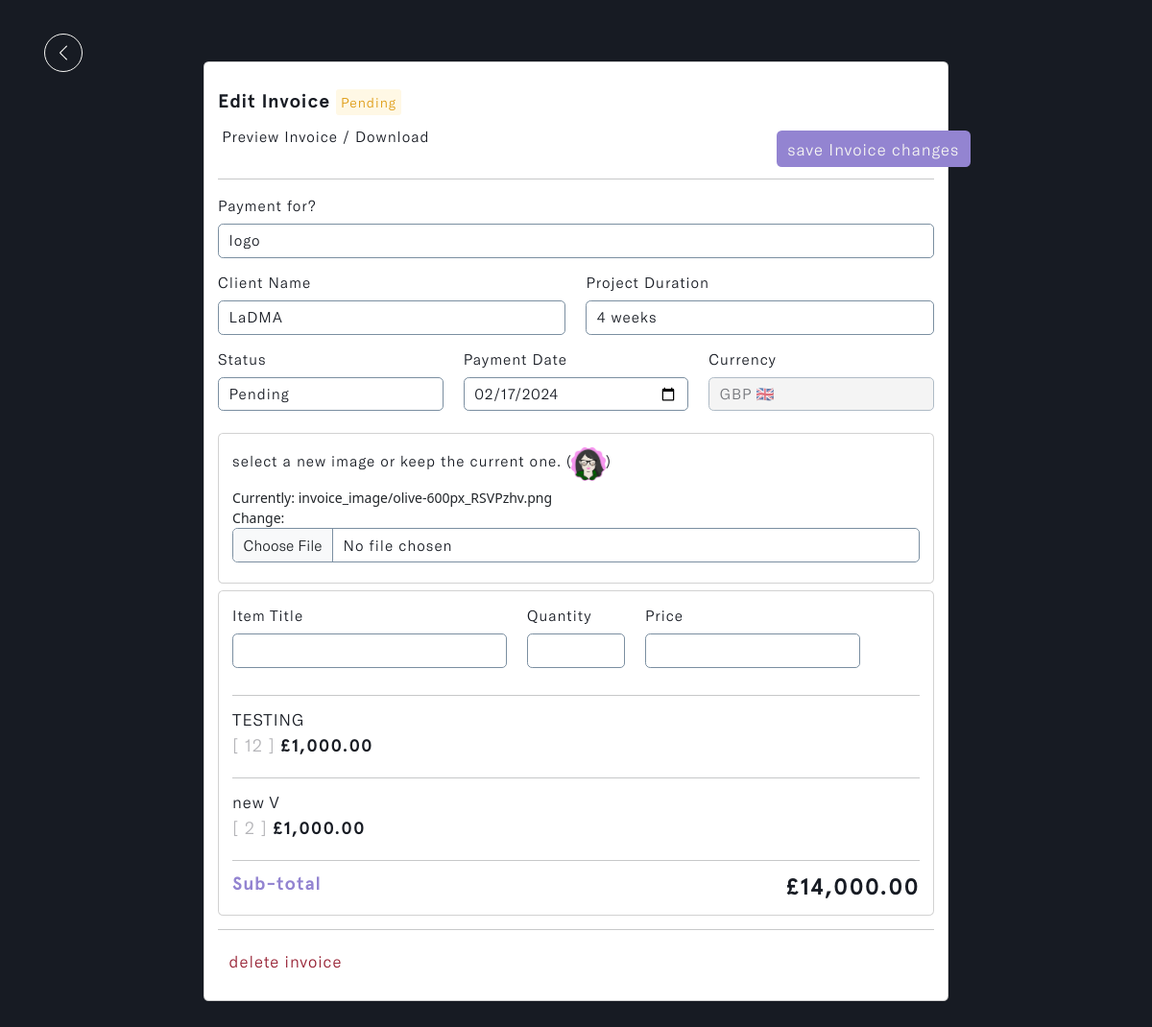
Page /invoice/002c9887-1dfb-43be-8444-96a208fc69e9 (signed in) on the committed database.
### invoice/models.py (models this page shows, shortened)
class Invoice(models.Model):
    STATUS = (
        ('Pending', 'Pending'),
        ('Paid', 'Paid')
    )
    CURRENCY = (
        ('USD 🇺🇸', 'USD 🇺🇸'),
        ('GHS 🇬🇭', 'GHS 🇬🇭'),
        ('GBP 🇬🇧', 'GBP 🇬🇧'),
        ('EUR 🇪🇺', 'EUR 🇪🇺'),
        ('NGN 🇳🇬', 'NGN 🇳🇬'),
    )
    account_owner = models.ForeignKey(Profile, on_delete=models.CASCADE)
    project_name = models.CharField(max_length=255)
    project_duration = models.CharField(max_length=50)
    client_name = models.ForeignKey(Client, on_delete=models.CASCADE, to_field='name', related_name='invoice',
                                    help_text='Select a client for this entry.')
    invoice_status = models.CharField(max_length=200, choices=STATUS)
    payment_date = models.DateField(max_length=200, null=True)
    currency = models.CharField(max_length=200, choices=CURRENCY)
    invoice_image = models.ImageField(null=True, blank=True, upload_to='invoice_image/', default='invoice.png')
    client_note = models.TextField(max_length=100000, null=True, blank=True)
    total = models.IntegerField(default=0, null=True, blank=True)
    updated_time_stamp = models.DateTimeField(auto_now=True)
    created_time_stamp = models.DateTimeField(auto_now_add=True)
    id = models.UUIDField(default=uuid.uuid4, primary_key=True, unique=True, editable=False)
    @property
    def invoiceImageURL(self):
        try:
            url = self.invoice_image.url
        except:
            url = ''
        return url
    class Meta:
        ordering = ['-updated_time_stamp']

class Item(models.Model):
    account_owner = models.ForeignKey(Profile, on_delete=models.CASCADE, null=True)
    invoice = models.ForeignKey(Invoice, on_delete=models.CASCADE, null=True, related_name='items')
    title = models.CharField(max_length=255, null=True, blank=True)
    quantity = models.IntegerField(default=0, null=True, blank=True)
    price = models.IntegerField(default=0, null=True, blank=True)
    total = models.IntegerField(default=0, null=True, blank=True)
    updated_time_stamp = models.DateTimeField(auto_now=True)
    id = models.UUIDField(default=uuid.uuid4, primary_key=True, unique=True, editable=False)
    class Meta:
        ordering = ['-updated_time_stamp']

### invoice/views.py (the view, shortened to what this page needs)
# urls.py: path('invoice/<str:pk>', views.edit_invoice, name='invoice-details'),
@login_required(login_url='login')
def edit_invoice(request, pk):
    profile = request.user.profile
    invoice = profile.invoice_set.get(id=pk)
    display_items = invoice.items.all()
    items_total = invoice.items.aggregate(total=Sum('total'))['total']
    form = InvoiceCreationForm(request.user, instance=invoice)
    context = {
        'form': form,
        'invoice': invoice,
        'display_items': display_items,
        'items_total': items_total,
    }
    return render(request, 'invoice/invoice-details.html', context)

### invoice/forms.py
class InvoiceCreationForm(ModelForm):
    payment_date = forms.DateField(widget=DateInput)
    class Meta:
        model = Invoice
        fields = ['project_name', 'project_duration', 'client_name',
                  'invoice_status', 'payment_date', 'currency', 'invoice_image',
                  'client_note']
    def __init__(self, user, *args, **kwargs):
        super(InvoiceCreationForm, self).__init__(*args, **kwargs)
        self.fields['invoice_status'].widget.choices = [('', 'Choose status')] + list(self.fields['invoice_status'].widget.choices)
        self.fields['currency'].widget.choices = [('', 'Choose currency')] + list(self.fields['currency'].widget.choices)
        self.fields['client_name'].queryset = Client.objects.filter(account_owner=user.profile)
        self.fields['currency'].widget.attrs.update({'id': 'currency_field'})
        for name, field in self.fields.items():
            field.widget.attrs.update({'class': 'input form-control'})

### invoice/models.py (called while the page is built)
    def __str__(self):
        return self.name

### invoice/templates/invoice/invoice-details.html (shortened to what this page needs)
{% load static %}
{% load humanize %}
<!DOCTYPE html>
<html lang="en" class="js has-scroll-init has-scroll-smooth">
  <head>
    <link rel="stylesheet" href="{% static '/css/bootstrap.min.css' %}" />
    <link rel="stylesheet" href="{% static '/css/invoice-details.css' %}" />
    <link
      rel="stylesheet"
      href="https://maxcdn.bootstrapcdn.com/font-awesome/4.5.0/css/font-awesome.min.css"
    />
  </head>
  <body
    id="pageTop"
    class="page-content"
    data-spy="scroll"
    data-target="#mainNav"
  >
    <main>
      <div data-scroll class="page page--layout-2" id="main">
        <div id="invoice--details-hero">
          <div class="container-fluid">
            <div class="invoice--details-intro">
              <a href="javascript:history.back()">
                <img
                  src="{% static '/images/left.png' %}"
                  class="img-fluid"
                  id="return_back"
                  alt="return_back-img"
                />
              </a>
              <div class="card d-flex mx-auto" id="main--card">
                <div class="card-body">
                  <h5>
                    Edit Invoice
                    {% if invoice.invoice_status == 'Paid' %}
                    <span id="paid">{{invoice.invoice_status}}</span>
                    {% else %}
                    <span id="pending">{{invoice.invoice_status}}</span>
                    {% endif %}
                  </h5>
                  <a
                    href="{% url 'preview-invoice' invoice.id %}"
                    class="btn"
                    id="preview--invoice"
                  >
                     Preview Invoice /
                    Download
                  </a>
                  <form action="" method="POST" enctype="multipart/form-data">
                    <input
                      type="submit"
                      id="save--btn"
                      name="updateInvoice"
                      class="btn"
                      value="save Invoice changes"
                    />
                    <hr id="offcanvas--header-line" />
                    <div class="row">
                      <div class="col-md-12">
                        <div class="mb-3">
                          <label
                            for="exampleFormControlInput1"
                            class="form-label"
                            >Payment for?</label
                          >
                          {{form.project_name}}
                        </div>
                      </div>
                      <div class="col-md-6">
                        <div class="mb-3">
                          <label for="exampleClientName" class="form-label"
                            >Client Name</label
                          >
                          {{form.client_name}}
                        </div>
                      </div>
                      <div class="col-md-6">
                        <div class="mb-3">
                          <label for="exampleProjectDuration" class="form-label"
                            >Project Duration</label
                          >
                          {{form.project_duration}}
                        </div>
                      </div>
                      <div class="col-md-4">
                        <div class="mb-3">
                          <label for="exampleInvoiceStatus" class="form-label"
                            >Status</label
                          >
                          {{form.invoice_status}}
                        </div>
                      </div>
                      <div class="col-md-4">
                        <div class="mb-3">
                          <label for="exampleInvoiceDate" class="form-label"
                            >Payment Date</label
                          >
                          {{form.payment_date}}
                        </div>
                      </div>
                      <div class="col-md-4">
                        <div class="mb-3">
                          <label for="exampleCurrency" class="form-label"
                            >Currency</label
                          >
                          {{ form.currency }}
                        </div>
                      </div>
                      <div class="col-md-12">
                        <div class="card" id="invoice--img-card">
                          <div class="card-body">
                            <div class="mb-3">
                              <label for="formFile" class="form-label">
                                select a new image or keep the current one.
                                (<img
                                  src="{{invoice.invoiceImageURL}}"
                                  class="img-fluid"
                                  id="invoice--img-default"
                                  alt="invoice--img-default"
                                />)
                              </label>
                              {{form.invoice_image}}
                            </div>
                          </div>
                        </div>
                      </div>
                    </div>
                  </form>
                  <div class="card">
                    <div class="card-body">
                      <div id="input-wrapper">
                        {% include 'invoice/add-items.html' %}
                      </div>
                      <hr id="offcanvas--line" />
                      {% include 'invoice/invoice-items.html' %}
                      <div id="sub-total">
                        <a href="#">
                          Sub-total
                          <h4
                            id="total_price"
                            data-currency="{{ invoice.currency }}"
                          >
                            {% include 'invoice/items-total.html' %}
                          </h4>
                        </a>
                      </div>
                    </div>
                  </div>
                  <hr id="offcanvas--line" />
                  <a
                    id="delete--btn"
                    class="btn"
                    data-bs-toggle="modal"
                    data-bs-target="#deleteAccountModal"
                    ><span>delete invoice</span
                    ></a>
                </div>
              </div>
            </div>
          </div>
        </div>
      </div>
    </main>
  </body>
</html>

### invoice/templates/invoice/invoice-items.html (shortened to what this page needs)
{% load humanize %}
<div id="display--items">
  {% for item in display_items %}
  <div class="row">
    <div class="col-12 col-md-11">
      <h6>{{item.title}}</h6>
      <h3>
        <span>[ {{item.quantity}} ]</span>
        {% if invoice.currency == "GHS 🇬🇭" %}
        ¢{{ item.price|floatformat:2|intcomma }}
        {% elif invoice.currency == "USD 🇺🇸" %}
        ${{ item.price|floatformat:2|intcomma }}
        {% elif invoice.currency == "GBP 🇬🇧" %}
        £{{ item.price|floatformat:2|intcomma }}
        {% elif invoice.currency == "EUR 🇪🇺" %}
        €{{ item.price|floatformat:2|intcomma }}
        {% elif invoice.currency == "NGN 🇳🇬" %}
        ₦{{ item.price|floatformat:2|intcomma }}
        {% endif %}
      </h3>
    </div>
    <div class="col-md-1">
      <form action="" method="POST">
        <button type="submit" class="btn" name="deleteItem" value="{{item.id}}">
        </button>
      </form>
    </div>
  </div>
  <hr id="offcanvas--line" />
  {% endfor %}
</div>

### rows in the picture
Invoice: invoice_status "Pending", project_name "logo", client_name "LaDMA", project_duration "4 weeks", payment_date "02/17/2024", currency "GBP 🇬🇧", invoiceImageURL (picture)
Item: title "TESTING", quantity "12", price "1,000.00"
Item: title "new V", quantity "2", price "1,000.00"

### other values in the picture
{{ items_total|floatformat:2|intcomma }} "14,000.00"
